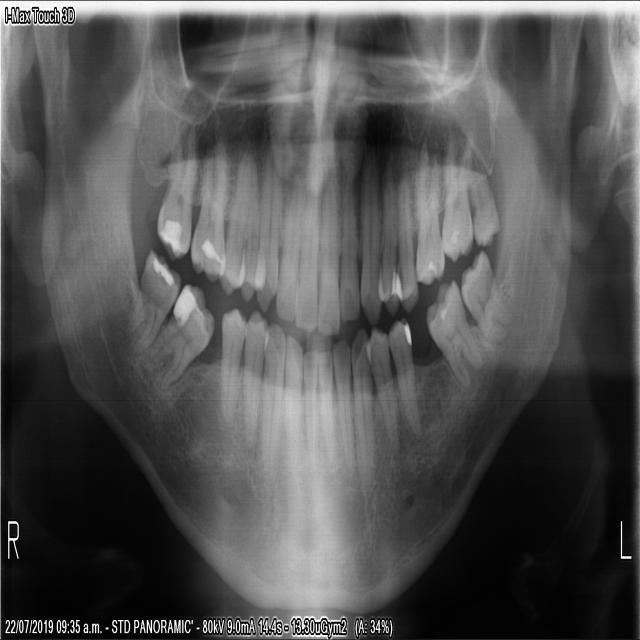
#> input picture Human Identification Review/IdC- (Identification Checker Dataset)/24.jpg, 640 x 640 px, found by its file name
$ jupyter execute --allow-errors Scaling-SSIM.ipynb
#> lines starting #> are read from the running program, lines starting #| are printed output that depends on the picture
[cell 1]
#zoom out image
import cv2
import numpy as np
import matplotlib.pyplot as plt
from skimage.metrics import structural_similarity as ssim

def center_zoom(img, scale):
    h, w = img.shape[:2]
    center = (w // 2, h // 2)
    M = cv2.getRotationMatrix2D(center, 0, scale)
    zoomed = cv2.warpAffine(img, M, (w, h), flags=cv2.INTER_LINEAR)
    return zoomed

# Load input and ground truth images
input_img = cv2.imread('/content/drive/MyDrive/dental scale invariant/WhatsApp Image 2025-05-19 at 21.06.39_bb2cb811.jpg', cv2.IMREAD_GRAYSCALE)#image to be scaled
gt_img = cv2.imread('/content/drive/MyDrive/dental scale invariant/24.jpg', cv2.IMREAD_GRAYSCALE)#ground truth
#> gt_img is the input picture: shape (640, 640); min 0, max 255, mean 83.5

# Resize input to match GT dimensions if needed (optional)
#> (the rest of this cell did not finish here and is left out)

[cell 2]
# prompt: download the best zoomed image

from google.colab import files
files.download('best_zoomed_image.png')

[cell 3]
#zoom in image
import cv2
import numpy as np
import matplotlib.pyplot as plt
from skimage.metrics import structural_similarity as ssim

def center_zoom(img, scale):
    h, w = img.shape[:2]
    center = (w // 2, h // 2)
    M = cv2.getRotationMatrix2D(center, 0, scale)
    zoomed = cv2.warpAffine(img, M, (w, h), flags=cv2.INTER_LINEAR)
    return zoomed

# Load input and ground truth images
input_img = cv2.imread('/content/drive/MyDrive/dental scale invariant/Screenshot 2025-04-30 115850.jpg', cv2.IMREAD_GRAYSCALE)#image to be scaled
gt_img = cv2.imread('/content/drive/MyDrive/dental scale invariant/24.jpg', cv2.IMREAD_GRAYSCALE)#ground truth

# Resize input to match GT dimensions if needed (optional)
#> (the rest of this cell did not finish here and is left out)

[cell 4]
#15 with 24 different image
import cv2
import numpy as np
import matplotlib.pyplot as plt
from skimage.metrics import structural_similarity as ssim

def center_zoom(img, scale):
    h, w = img.shape[:2]
    center = (w // 2, h // 2)
    M = cv2.getRotationMatrix2D(center, 0, scale)
    zoomed = cv2.warpAffine(img, M, (w, h), flags=cv2.INTER_LINEAR)
    return zoomed

# Load input and ground truth images
input_img = cv2.imread('/content/drive/MyDrive/dental scale invariant/24.jpg', cv2.IMREAD_GRAYSCALE)#image to be scaled
gt_img = cv2.imread('/content/drive/MyDrive/dental scale invariant/15.jpg', cv2.IMREAD_GRAYSCALE)#ground truth
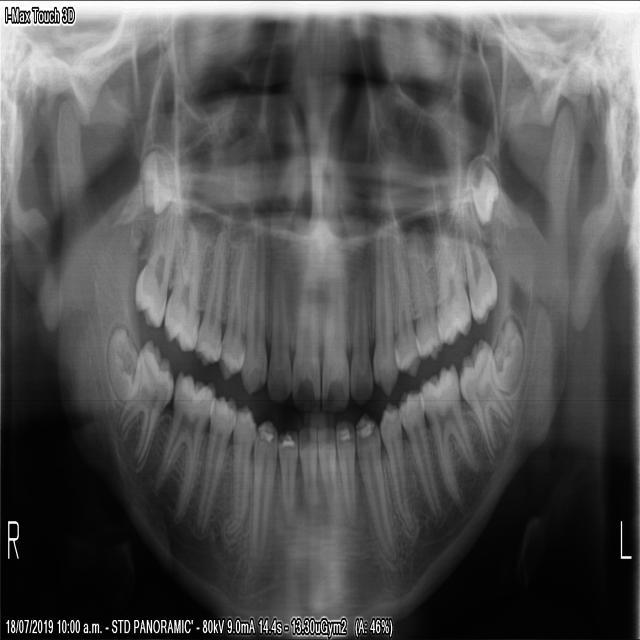
#> input picture Human Identification Review/DoCM Checker/15.jpg, 640 x 640 px, found by its file name
#> gt_img is the input picture: shape (640, 640); min 0, max 255, mean 84.6

# Resize input to match GT dimensions if needed (optional)
input_img = cv2.resize(input_img, (gt_img.shape[1], gt_img.shape[0]))


# Search for the best scale using SSIM
best_score = -1
best_scale = 1.0
best_zoomed = None

for scale in np.linspace(0.8, 1.2, 100):
    zoomed = center_zoom(input_img, scale)
    score, _ = ssim(gt_img, zoomed, full=True)

    if score > best_score:
        best_score = score
        best_scale = scale
        best_zoomed = zoomed
#> this loop made 100 passes
#> (score, best_score) on passes 1 to 12: (0.289, 0.289), (0.293, 0.293), (0.296, 0.296), (0.298, 0.298), (0.302, 0.302), (0.305, 0.305), (0.306, 0.306), (0.31, 0.31), (0.314, 0.314), (0.317, 0.317), (0.32, 0.32), (0.324, 0.324)
#> score on passes 52 to 57: 0.501, 0.495, 0.492, 0.489, 0.488, 0.487
#> pass 1, in center_zoom, `zoomed = cv2.warpAffine(img, M, (w, h), flags=cv2.INTER_LINEAR)`:
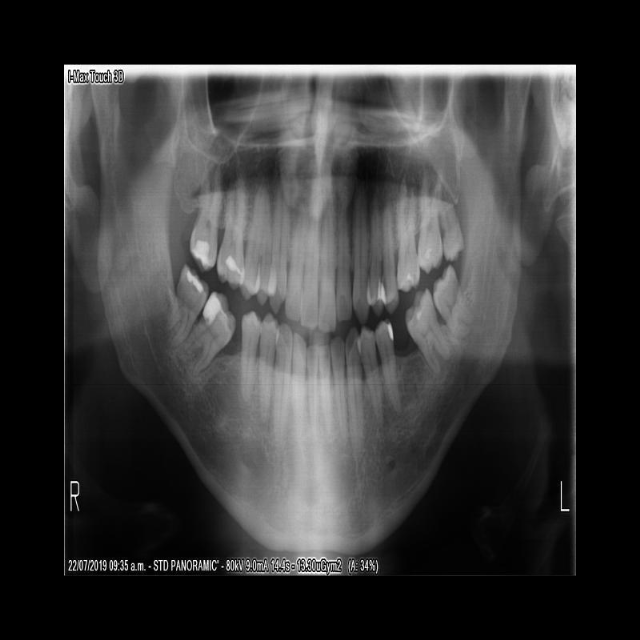
#> zoomed: shape (640, 640); min 0, max 255, mean 53.5
#> pass 3, in center_zoom (call 3), `zoomed = cv2.warpAffine(img, M, (w, h), flags=cv2.INTER_LINEAR)`:
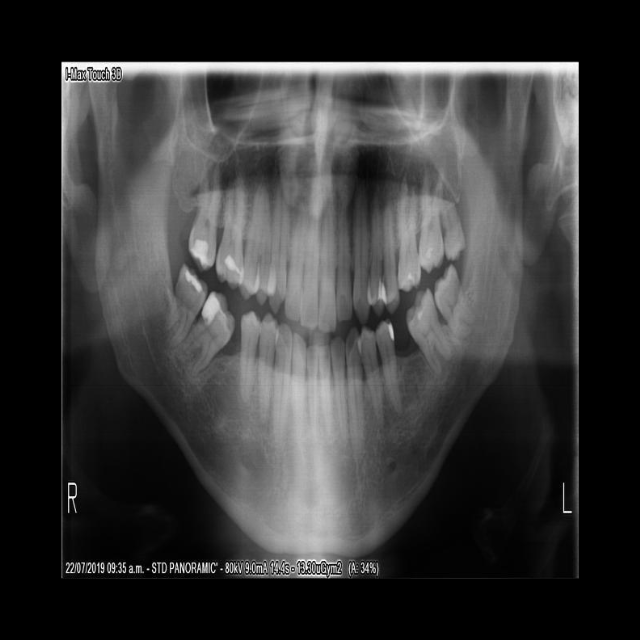
#> zoomed: shape (640, 640); min 0, max 255, mean 54.5
#> after the loop, best_scale = 1; best_score = 0.524

# Generate overlay and difference image
overlay = cv2.addWeighted(gt_img, 0.5, best_zoomed, 0.5, 0)
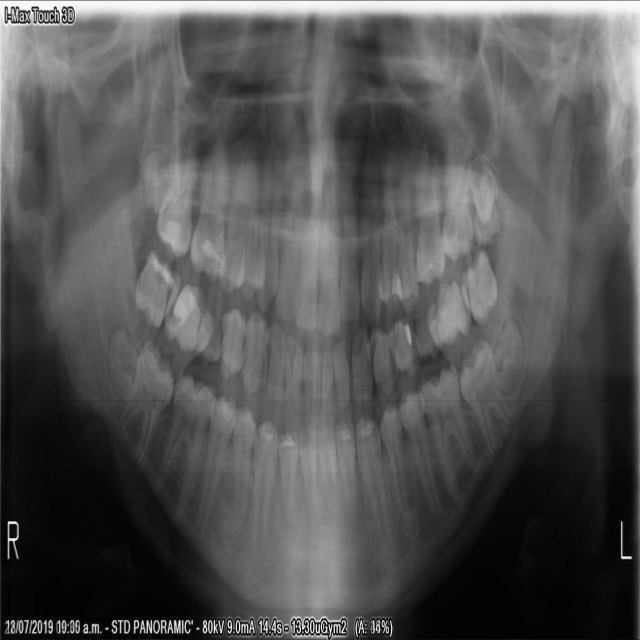
#> overlay: shape (640, 640); min 0, max 255, mean 84
diff = cv2.absdiff(gt_img, best_zoomed)
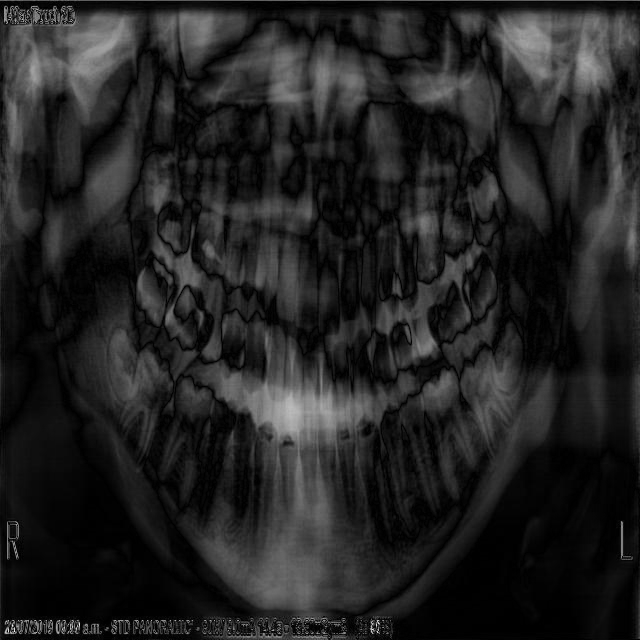
#> diff: shape (640, 640); min 0, max 247, mean 34.7


# Save results
cv2.imwrite('best_zoomed_image.png', best_zoomed)
cv2.imwrite('overlay_image.png', overlay)
cv2.imwrite('difference_image.png', diff)

# Display results
plt.figure(figsize=(12, 4))
plt.subplot(1, 3, 1)
plt.title(f'Best Zoomed (scale={best_scale:.3f})')
plt.imshow(best_zoomed, cmap='gray')

plt.subplot(1, 3, 2)
plt.title('Overlay')
plt.imshow(overlay, cmap='gray')

plt.subplot(1, 3, 3)
plt.title('Difference')
plt.imshow(diff, cmap='hot')

plt.tight_layout()
plt.show()
